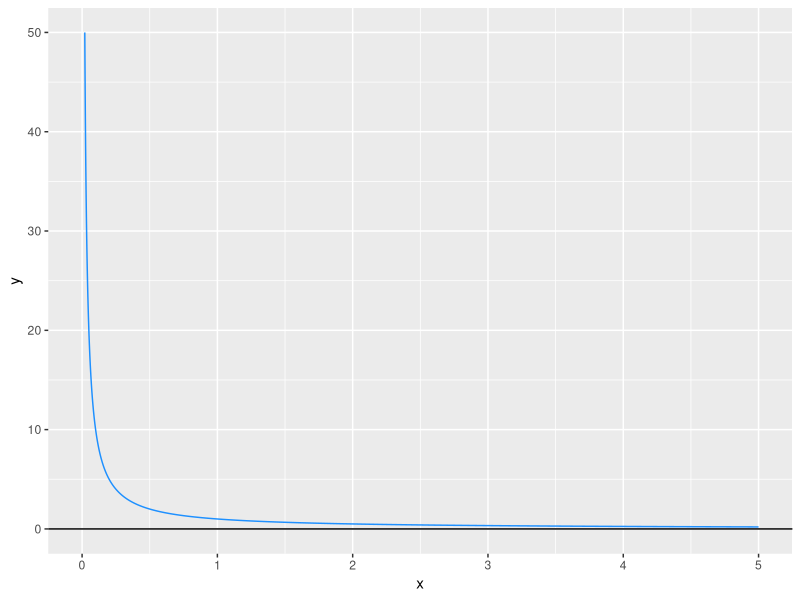
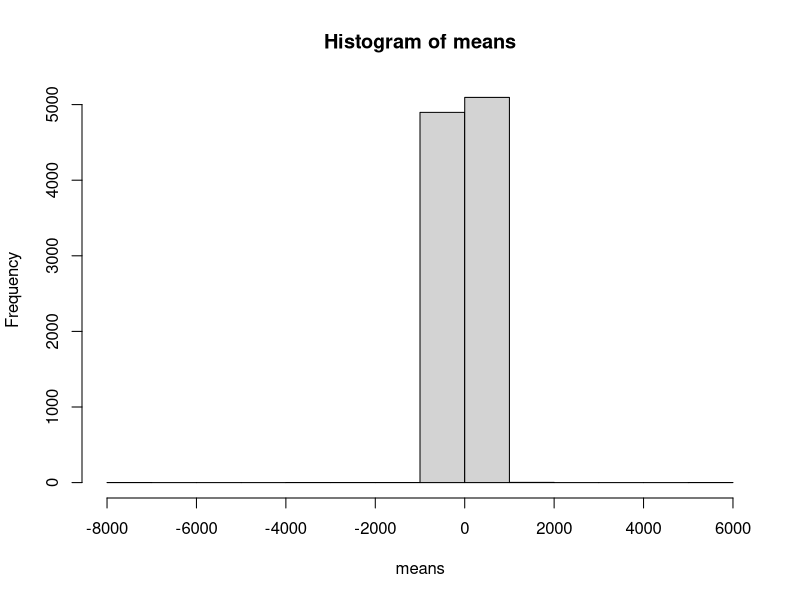

Recreate these plots in R, in order. (Note: this script raises an error after producing the figures.)
#' ---
#' title: "9. Asymptotics and Convergence"
#' author: "Luke Cain"
#' output: pdf_document
#' ---

#Purpose: Explore central limit theorem and the law of large numbers
#Clear environment  
rm(list = ls())
library(tidyverse)
library(gganimate)
set.seed(60637)

#In theoretical and applied research, asymptotic arguments are often made. In this section we briefly introduce some of this material. 

#What are asymptotics?  
#In probability theory, asymptotic analysis is the study of limiting behavior. 
#By limiting behavior, we mean the behavior of some random process as the number of observations gets larger and larger. 
func<-function(x) 1/x
x<-seq(0, 5, length.out = 1e4)
y<-func(x)

ggplot()+
  geom_line(aes(x = x, y = y),color = 'dodgerblue') +
  scale_y_continuous(limits = c(0,50),) +
  geom_hline(yintercept = 0)

#'Exercise 1: How do we know $f(x) != 0 \all x$? But what if I want to be sure I'm within some bound, e, of 0?

x <- rcauchy(10000)

means <- numeric(10000)

for(i in 1:10000) {
  x <- rcauchy(100)
  means[i] <- mean(x)
}

hist(means)
#Why is this important?  
#We rarely know the true process governing the events we see in the social world. 
#It is helpful to understand how such unknown processes theoretically must behave and asymptotic theory helps us do this. 



#----Weak Law of Large Numbers----
#What's the probability of a fair coin landing on heads? P[H] = 0.5
#But any individual flip will either give heads or tails.

sample(c('H','T'),
       size = 1)

#As we increase the number of flips, we generally get a proportion Heads close to 0.5
sample(c(1,0),
       size = 100,
       replace = T) %>%
  mean()

#This is an example of the weak law of large numbers.

#Formally:
#'For any draw of independent random variables with the same mean $\mu$, 
#'the sample average after $n$ draws,
#' $\bar{X}_n = \frac{1}{n}(X_1 + X_2 + \ldots + X_n)$,
#'  converges in probability to the expected value of $X$, $\mu$  as $n \rightarrow \infty$:
  
  #'$$\lim\limits_{n\to \infty} P(|\bar{X}_n - \mu | > \varepsilon) = 0$$
  

#Graphically:
n<-100

#sample coinflips
coinflip<-data.frame(heads = sample(c(1,0),
                          size = n,
                          replace = T),
           x = 1:n)%>%
  #cumulative heads
  mutate(prop_heads = cumsum(heads) / seq_along(heads))

  ggplot(data = coinflip,
         aes(x = x, 
             y = prop_heads))+
    geom_line()+
    labs(title = 'Coinflips: {timeframe}',
         x = 'sample average',
         y = 'probability')+
    transition_time(x)+
    ease_aes('linear')

  
  
  p <- ggplot(data = coinflip, aes(x = x, y = prop_heads)) +
    #Proportion heads
    geom_line(color = "red", size = 1.2) +
    # True probability line
    geom_hline(yintercept = 0.5, color = "blue", linetype = "dashed", size = 1) +
    # Current point
    geom_point(color = "red", size = 2) +
    # Set axis limits
    ylim(0, 1) +
    xlim(1, n) +
    # Labels and title
    labs(
      title = 'Coin Flips Converging to True Probability',
      x = 'Number of Flips',
      y = 'Proportion of Heads',
      caption = 'Red line: Sample proportion | Blue dashed: True probability (0.5)'
    ) +
    # Styling
    theme_minimal() +
    theme(
      plot.title = element_text(size = 16, hjust = 0.5, face = "bold"),
      plot.subtitle = element_text(size = 12, hjust = 0.5),
      plot.caption = element_text(size = 10),
      axis.text = element_text(size = 10),
      axis.title = element_text(size = 12)
    ) +
    # Animation settings
    transition_reveal(x) +
    ease_aes('cubic-out')

  anim <- animate(p, 
                  width = 800, 
                  height = 600, 
                  fps = 15, 
                  duration = 10,
                  renderer = gifski_renderer("../output/coinflip_convergence.gif")) 

  

#----Central Limit Theorem----  
#'Let $\{X_n\} = \{X_1, X_2, \ldots\}$ be a sequence of i.i.d. random variables with finite mean ($\mu$) and variance ($\sigma^2$). 
#'Then, the sample mean $\bar{X}_n = \frac{X_1 + X_2 + \cdots + X_n}{n}$ increasingly converges into a Normal distribution. 
  
#' In essence, take draws from most distributions, average them. Do that many times and those averages will approach normality.
#' 
#'Let's flip some more coins!

#flip 20 coins (weighted)
coins<-rbinom(n = 20, size = 1, prob = .3)%>%
    as.data.frame()
  
#average heads
mean<-mean(coins$.)

#plot distribution
ggplot()+
      geom_histogram(aes(x = coins$.))+
      geom_vline(xintercept = mean)

  #...NOT normal

#initialize
n<-1e4
mean<-rep(NA,n)

#loop
for (i in 1:n) {
  #flip 20 coins
  coins<-rbinom(n = 20, size = 1, prob = .3)%>%
    as.data.frame()
  #store mean
  mean[i]<-mean(coins$.)
}

means_df<-data.frame(mean = mean)

#the first 10...
ggplot()+
  geom_histogram(aes(x = means_df[1:10,]))

#...100...
ggplot()+
  geom_histogram(aes(x = means_df[1:100,]))

#...1000...
ggplot()+
  geom_histogram(aes(x = means_df[1:1000,]))

#...10000
ggplot()+
  geom_histogram(aes(x = means_df[1:10000,]))

#This will save us in many (Not all!) cases, allowing us to assume *asymptotic* normality.


#Exercise 1: Find a distribution from which you can sample, take means, and those means don't distribute normally. Graph it!
#Does this match any real-world situation?
